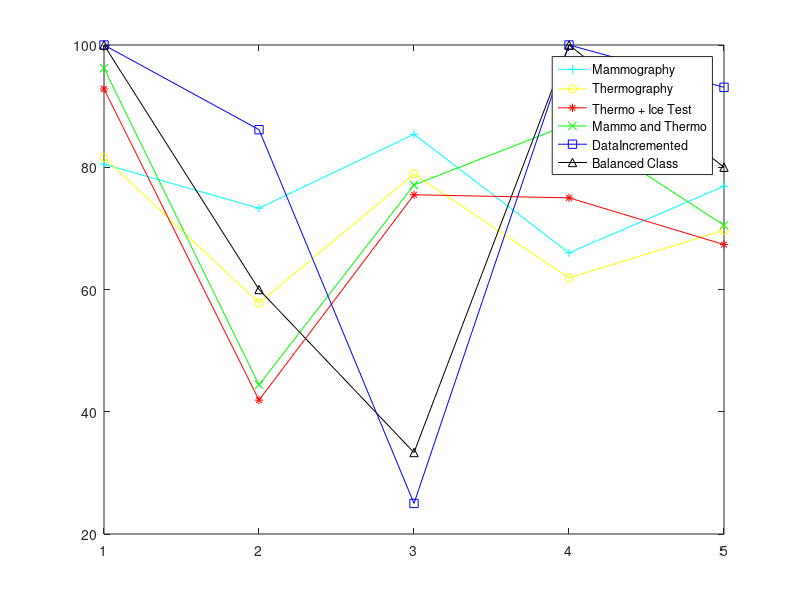

Recreate this plot in MATLAB.
x = 1:5;
Mammography = [80.5, 73.3, 85.4, 66.0, 76.9];
Thermography = [81.6, 57.8, 78.9, 61.9, 69.7];
ThermoIceTest = [92.8, 41.9, 75.5, 75, 67.35];
MammoAndThermo = [96.2, 44.4, 77.1, 87, 70.5];
My200Times = [100, 86.15, 25, 100, 93.08];
MyBalancedClass = [100, 60, 33.33, 100, 80];

%Sensitivity, Specificity, PPV, NPV, Accuracy
% plot(x, Mammography, 'r:+', x, Thermography, 'r:o', x, ThermoIceTest, 'r:*', x, MammoAndThermo, 'r:x');
whitebg ([1 1 1]);

plot(x, Mammography, '-+c', x, Thermography, '-oy', x, ThermoIceTest, '-*r',...
    x, MammoAndThermo, '-xg', x, My200Times, '-sb', x, MyBalancedClass, '-^k');


legend('Mammography','Thermography','Thermo + Ice Test', 'Mammo and Thermo', 'DataIncremented', 'Balanced Class')
